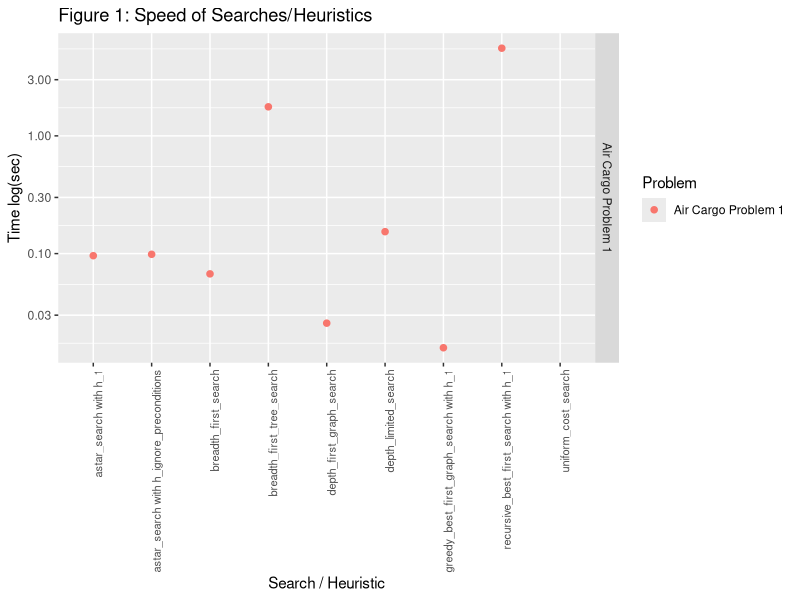
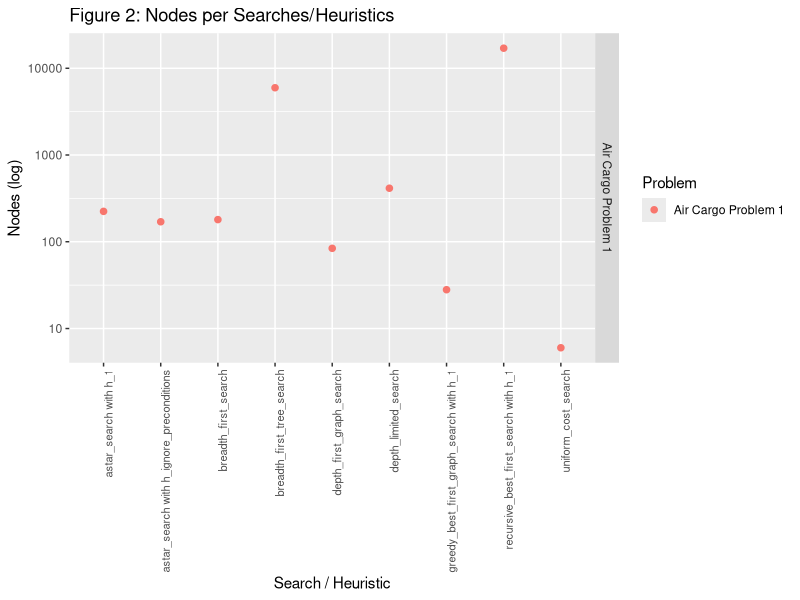

Recreate these plots in R, in order.
## ---- chunk 1
knitr::opts_chunk$set(echo = TRUE)
## ---- chunk 2
library(ggplot2)
library(dplyr)
library(knitr)
## ---- chunk 3
df <- read.csv("heuristic_data.csv", header = TRUE, numerals = c("no.loss"),
               colClasses=c(rep("character",2),rep("numeric",5)))
df$Problem <- as.factor(df$Problem)
df$Heuristic <- as.factor(df$Heuristic)
df <- df[!is.na(df$Plan.Length),]

shortest <- df %>% group_by(Problem) %>% summarize(Shortest.Plan.Length=min(Plan.Length))
p1_shortest_plan_len <- shortest$Shortest.Plan.Length[1]
p1_shortest_heuristics = paste(df[df$Problem == 'Air Cargo Problem 1' & df$Plan.Length == p1_shortest_plan_len,]$Heuristic, collapse = ', ')
p2_shortest_plan_len <- shortest$Shortest.Plan.Length[2]
p2_shortest_heuristics = paste(df[df$Problem == 'Air Cargo Problem 2' & df$Plan.Length == p2_shortest_plan_len,]$Heuristic, collapse = ', ')
p3_shortest_plan_len <- shortest$Shortest.Plan.Length[3]
p3_shortest_heuristics = paste(df[df$Problem == 'Air Cargo Problem 3' & df$Plan.Length == p3_shortest_plan_len,]$Heuristic, collapse = ', ')
## ---- chunk 4
p1_df <- df[df$Problem == 'Air Cargo Problem 1', -which(names(df) %in% c("Problem"))]
kable(p1_df, digits = 3, row.names = FALSE, caption = "Comparison of searches and heuristics for problem 1")
## ---- chunk 5
p2_df <- df[df$Problem == 'Air Cargo Problem 2', -which(names(df) %in% c("Problem"))]
kable(p2_df, digits = 3, row.names = FALSE, caption = "Comparison of searches and heuristics for problem 2")
## ---- chunk 6
p3_df <- df[df$Problem == 'Air Cargo Problem 3', -which(names(df) %in% c("Problem"))]
kable(p3_df, digits = 3, row.names = FALSE, caption = "Comparison of searches and heuristics for problem 3")
## ---- chunk 7
plot <- ggplot(df, aes(x = Heuristic, y = Time, group = Problem, col = Problem)) + 
  geom_point(size = 3, shape = 20, na.rm = TRUE) + 
  facet_grid(Problem ~ .) +
  scale_y_log10() +
  ggtitle("Figure 1: Speed of Searches/Heuristics") +
  xlab("Search / Heuristic") + 
  ylab("Time log(sec)") + 
  theme(axis.text.x = element_text(angle = 90, hjust = 1, size = 8))
plot
## ---- chunk 8
plot <- ggplot(df, aes(x = Heuristic, y = New.Nodes, group = Problem, col = Problem)) + 
  geom_point(size = 3, shape = 20, na.rm = TRUE) + 
  facet_grid(Problem ~ .) +
  scale_y_log10() +
  ggtitle("Figure 2: Nodes per Searches/Heuristics") +
  xlab("Search / Heuristic") + 
  ylab("Nodes (log)") + 
  theme(axis.text.x = element_text(angle = 90, hjust = 1, size = 8))
plot
